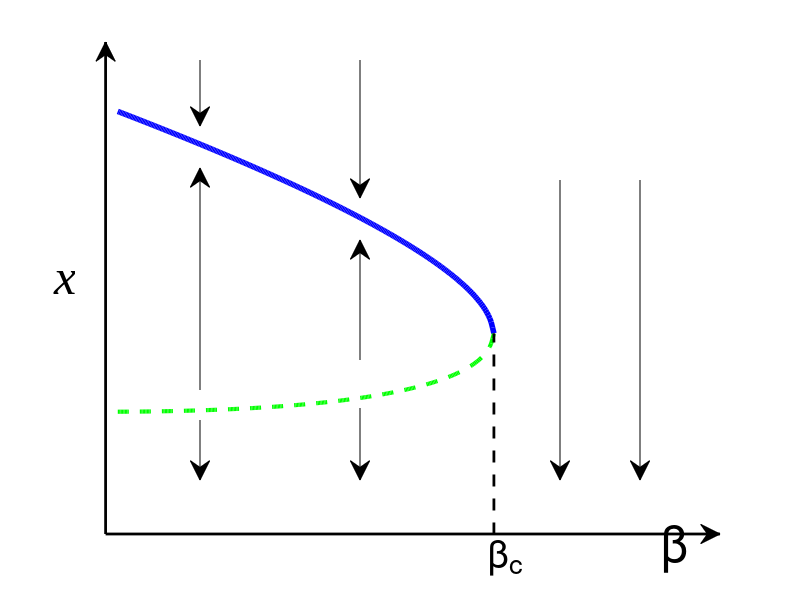

MATLAB code to generate this figure:
function Figure1_c
%% plot figure 1 c

figure1 = figure('color',[1 1 1]);

Va = 1;
R = 0.5; X = 0.6;beta = 0.6;
PL = 0.01:0.001:0.283;
a = (R*PL+X*PL*beta)/Va;b = (-R*PL*beta+X*PL)/Va;

V1 = (-2*(a/Va^2-1)+sqrt((2*a/Va-1).^2-4*(1/Va^2)*(a.^2+b.^2)))/2/Va^2;
V2 = (-2*(a/Va^2-1)-sqrt((2*a/Va-1).^2-4*(1/Va^2)*(a.^2+b.^2)))/2/Va^2;

plot(PL,V1,'-b','LineWidth',4);hold on;
plot(PL,V2,'--g','LineWidth',3);hold on;

plot([PL(end),PL(end)],[0,V1(end)],'--k','LineWidth',2)

ylim([0.1,1.7])
xlim([0,0.45])


annotation(figure1,'arrow',[0.25 0.25],[0.9 0.79]);
annotation(figure1,'arrow',[0.45 0.45],[0.9 0.67]);

annotation(figure1,'arrow',[0.25 0.25],[0.35 0.72]);
annotation(figure1,'arrow',[0.45 0.45],[0.4 0.6]);

annotation(figure1,'arrow',[0.25 0.25],[0.3 0.2]);
annotation(figure1,'arrow',[0.45 0.45],[0.32 0.2]);


annotation(figure1,'arrow',[0.7 0.7],[0.7 0.2]);
annotation(figure1,'arrow',[0.8 0.8],[0.7 0.2]);

axis off
annotation('arrow',[0.132 0.132],[0.11 0.93],'LineStyle','-','color',[0 0 0],'LineWidth',2);
annotation('arrow',[0.132 0.9],[0.11 0.11],'LineStyle','-','color',[0 0 0],'LineWidth',2);

annotation(figure1,'textbox',...
    [0.609285714285709 0.051904761904767 0.0399999999999999 0.0400000000000001],...
    'String','\beta_c',...
    'FontSize',28,...
    'FontName','Helvetica',...
    'FitBoxToText','off',...
    'EdgeColor',[1 1 1]);



annotation(figure1,'textbox',...
    [0.826071428571427 0.0771428571428574 0.02 0.0200000000000001],...
    'String','\beta',...
    'FontSize',36,...
    'FontName','Helvetica',...
    'FitBoxToText','off',...
    'EdgeColor',[1 1 1]);


annotation(figure1,'textbox',...
    [0.0667857142857142 0.506190476190478 0.05 0.05],'String','x','FontSize',36,...
    'FontName','Times New Roman',...
    'FontAngle','italic',...
    'FitBoxToText','off',...
    'EdgeColor',[1 1 1]);
